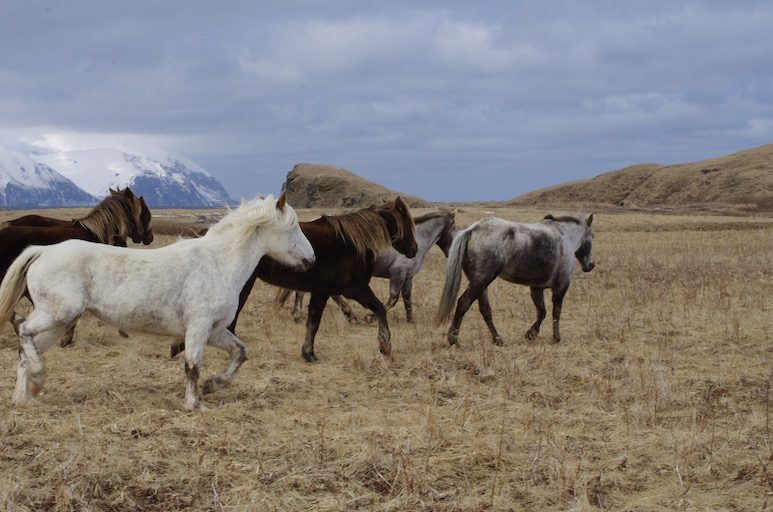
#> input picture data/images/horses.jpg, 773 x 512 px; its folder holds only this picture in this run
$ python -i data_prepare.py   (imports and definitions only)
#> lines starting #> are read from the running program, lines starting #| are printed output that depends on the picture
import os
import cv2
import numpy as np
import matplotlib.pyplot as plt


def letterbox(im, new_shape=(640, 640), color=(114, 114, 114), auto=True, scaleFill=False, scaleup=True, stride=32):
    # Resize and pad image while meeting stride-multiple constraints
    shape = im.shape[:2]  # current shape [height, width]
    if isinstance(new_shape, int):
        new_shape = (new_shape, new_shape)

    # Scale ratio (new / old)
    r = min(new_shape[0] / shape[0], new_shape[1] / shape[1])
    if not scaleup:  # only scale down, do not scale up (for better val mAP)
        r = min(r, 1.0)

    # Compute padding
    ratio = r, r  # width, height ratios
    new_unpad = int(round(shape[1] * r)), int(round(shape[0] * r))
    dw, dh = new_shape[1] - new_unpad[0], new_shape[0] - new_unpad[1]  # wh padding
    if auto:  # minimum rectangle
        dw, dh = np.mod(dw, stride), np.mod(dh, stride)  # wh padding
    elif scaleFill:  # stretch
        dw, dh = 0.0, 0.0
        new_unpad = (new_shape[1], new_shape[0])
        ratio = new_shape[1] / shape[1], new_shape[0] / shape[0]  # width, height ratios

    dw /= 2  # divide padding into 2 sides
    dh /= 2

    if shape[::-1] != new_unpad:  # resize
        im = cv2.resize(im, new_unpad, interpolation=cv2.INTER_LINEAR)
    top, bottom = int(round(dh - 0.1)), int(round(dh + 0.1))
    left, right = int(round(dw - 0.1)), int(round(dw + 0.1))
    im = cv2.copyMakeBorder(im, top, bottom, left, right, cv2.BORDER_CONSTANT, value=color)  # add border
    return im, ratio, (dw, dh)

    def gamma(self,image):
        fgamma = 2
        image_gamma = np.uint8(np.power((np.array(image) / 255.0), fgamma) * 255.0)
        cv2.normalize(image_gamma, image_gamma, 0, 255, cv2.NORM_MINMAX)
        cv2.convertScaleAbs(image_gamma, image_gamma)
        return image_gamma

def image_deal(img_path,img_size=640,augment=False):
#> called with img_path = '../data/images/horses.jpg', img_size = 640, augment = False
    im = cv2.imread(img_path)
#> im is the input picture: shape (512, 773, 3); mean B, G, R 125.2, 128.2, 133.3
    #去噪
    im = cv2.medianBlur(im, 3)  # 中值滤波函数
    # im=self.gamma(medBlur)
    img = np.uint8(im)
    imgr = img[:, :, 0]
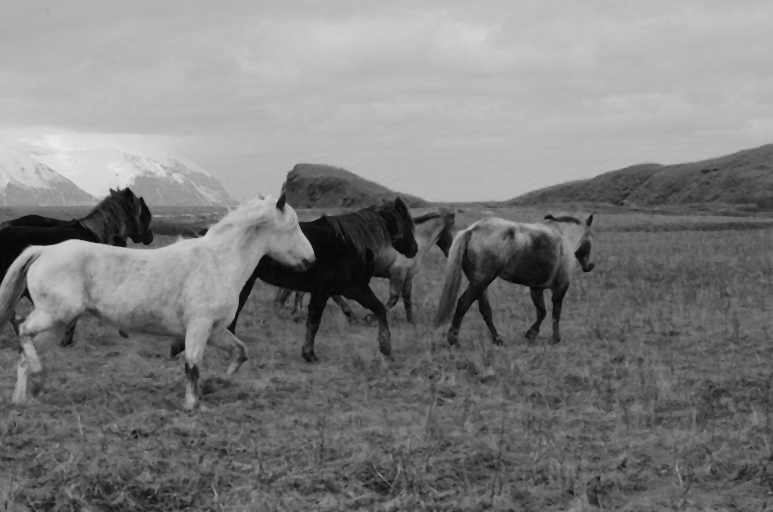
#> imgr: shape (512, 773); min 2, max 234, mean 125.4
    imgg = img[:, :, 1]
    imgb = img[:, :, 2]
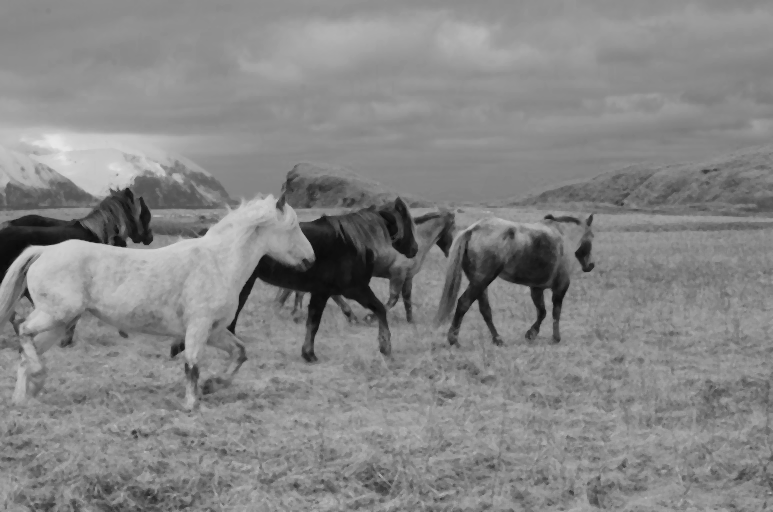
#> imgb: shape (512, 773); min 8, max 230, mean 133.5

    claher = cv2.createCLAHE(clipLimit=3, tileGridSize=(8, 5))
    claheg = cv2.createCLAHE(clipLimit=2, tileGridSize=(8, 5))
    claheb = cv2.createCLAHE(clipLimit=1, tileGridSize=(8, 5))
    cllr = claher.apply(imgr)
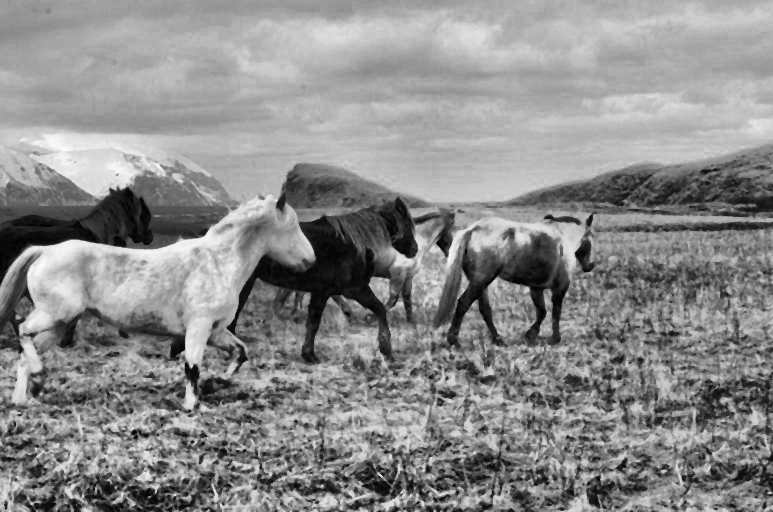
#> cllr: shape (512, 773); min 0, max 250, mean 139.3
    cllg = claheg.apply(imgg)
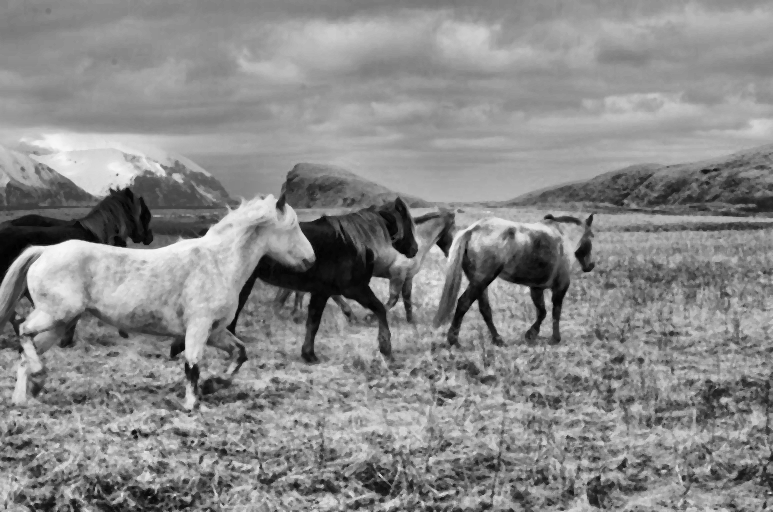
#> cllg: shape (512, 773); min 1, max 248, mean 136.8
    cllb = claheb.apply(imgb)
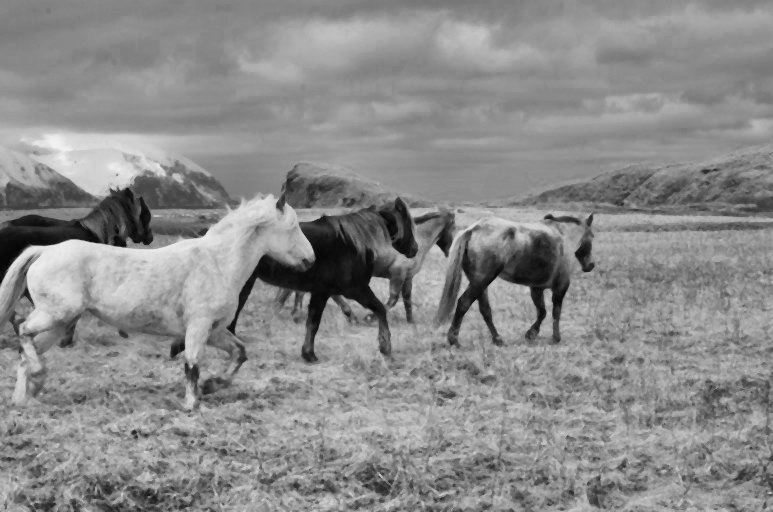
#> cllb: shape (512, 773); min 4, max 241, mean 138.7

    im = np.dstack((cllr, cllg, cllb))
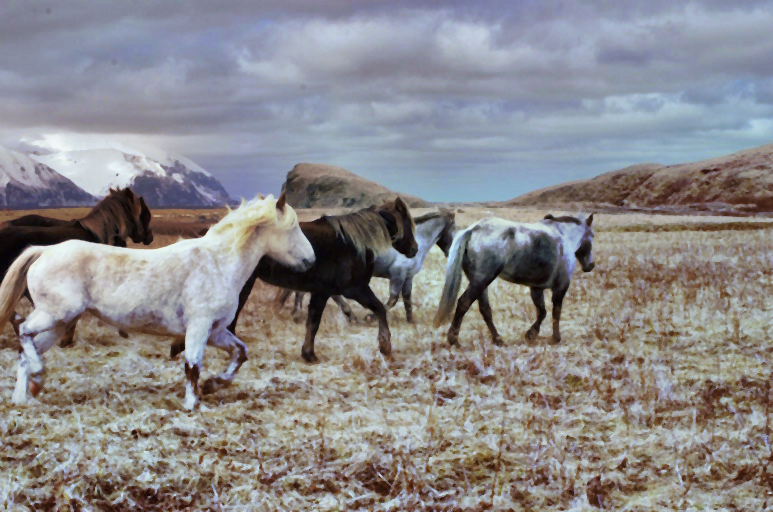
#> im: shape (512, 773, 3); mean B, G, R 139.3, 136.8, 138.7


    h0, w0 = im.shape[:2]  # orig hw
#> h0 = 512; w0 = 773
    r = img_size / max(h0, w0)  # ratio
#> r = 0.828
    if r != 1:  # if sizes are not equal
        interp = cv2.INTER_LINEAR if (augment or r > 1) else cv2.INTER_AREA
#> interp = 3
        im = cv2.resize(im, (int(w0 * r), int(h0 * r)), interpolation=interp)
#> im: shape (423, 640, 3)
    im=letterbox(im)[0]
#> in letterbox, `im = cv2.copyMakeBorder(im, top, bottom, left, right, cv2.BORDER_CONST..`:
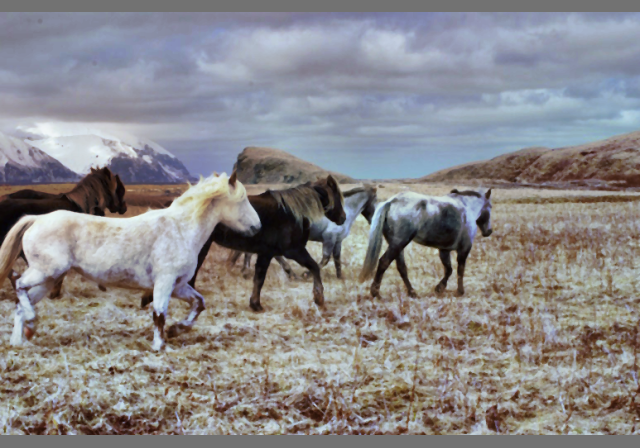
#> im: shape (448, 640, 3); mean of channels 0, 1, 2 137.9, 135.5, 137.4; drawn as B, G, R
    # im = im.transpose((2, 0, 1))[::-1]  # HWC to CHW, BGR to RGB
    im = np.ascontiguousarray(im)  # contiguous
    print(im.shape)
#| (448, 640, 3)
    img_path=img_path.replace("steelpipe","steelpipe_moco")
    cv2.imwrite(img_path, im)
# [19 lines not run here, left out]

>>> result = image_deal('../data/images/horses.jpg')
